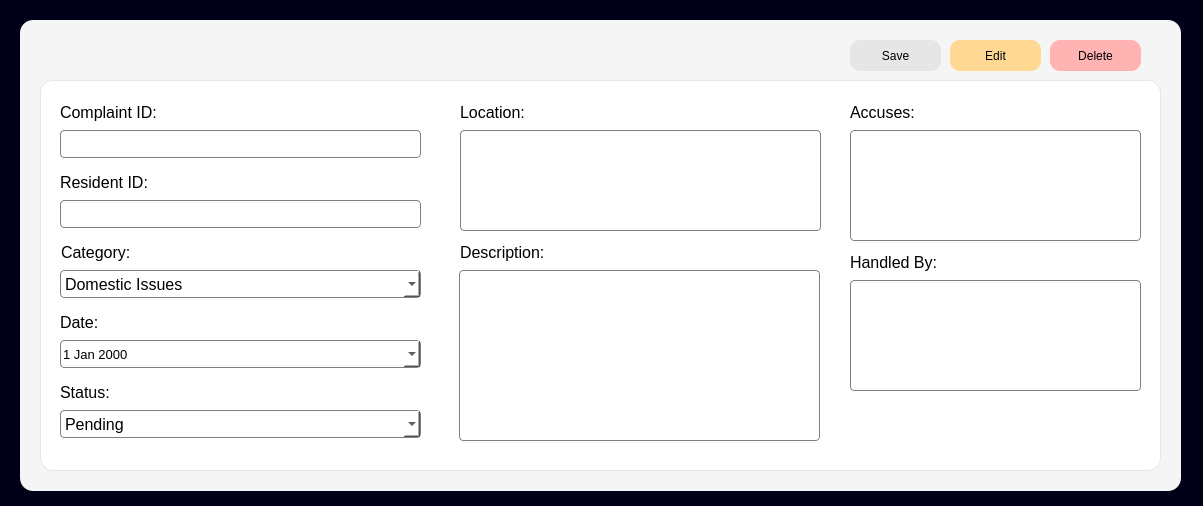
<?xml version="1.0" encoding="UTF-8"?>
<ui version="4.0">
 <class>infoComplaintDialog</class>
 <widget class="QDialog" name="infoComplaintDialog">
  <property name="geometry">
   <rect>
    <x>0</x>
    <y>0</y>
    <width>1203</width>
    <height>506</height>
   </rect>
  </property>
  <property name="windowTitle">
   <string>Complaint Case Information</string>
  </property>
  <property name="styleSheet">
   <string notr="true">background-color: rgb(0, 0, 25);</string>
  </property>
  <widget class="QFrame" name="frame">
   <property name="geometry">
    <rect>
     <x>20</x>
     <y>20</y>
     <width>1161</width>
     <height>471</height>
    </rect>
   </property>
   <property name="styleSheet">
    <string notr="true">background-color: rgb(245, 245, 245);
border-radius: 13px;</string>
   </property>
   <property name="frameShape">
    <enum>QFrame::StyledPanel</enum>
   </property>
   <property name="frameShadow">
    <enum>QFrame::Raised</enum>
   </property>
   <widget class="QFrame" name="frame_2">
    <property name="geometry">
     <rect>
      <x>20</x>
      <y>60</y>
      <width>1121</width>
      <height>391</height>
     </rect>
    </property>
    <property name="styleSheet">
     <string notr="true">background-color: white;
border: 1px solid rgb(230, 230, 230);
border-radius: 13px;</string>
    </property>
    <property name="frameShape">
     <enum>QFrame::StyledPanel</enum>
    </property>
    <property name="frameShadow">
     <enum>QFrame::Raised</enum>
    </property>
    <widget class="QLabel" name="label_resident_id">
     <property name="geometry">
      <rect>
       <x>20</x>
       <y>20</y>
       <width>124</width>
       <height>24</height>
      </rect>
     </property>
     <property name="font">
      <font>
       <pointsize>12</pointsize>
      </font>
     </property>
     <property name="styleSheet">
      <string notr="true">border: 0px</string>
     </property>
     <property name="text">
      <string>Complaint ID:</string>
     </property>
    </widget>
    <widget class="QLineEdit" name="infocomplaint_complaintID_input">
     <property name="geometry">
      <rect>
       <x>20</x>
       <y>50</y>
       <width>361</width>
       <height>28</height>
      </rect>
     </property>
     <property name="font">
      <font>
       <pointsize>12</pointsize>
      </font>
     </property>
     <property name="styleSheet">
      <string notr="true">background-color: white;
border: 1px solid grey;
border-radius: 4px;</string>
     </property>
    </widget>
    <widget class="QLabel" name="label_first_name">
     <property name="geometry">
      <rect>
       <x>20</x>
       <y>90</y>
       <width>111</width>
       <height>24</height>
      </rect>
     </property>
     <property name="font">
      <font>
       <pointsize>12</pointsize>
      </font>
     </property>
     <property name="styleSheet">
      <string notr="true">border: 0px</string>
     </property>
     <property name="text">
      <string>Resident ID:</string>
     </property>
    </widget>
    <widget class="QLabel" name="label_dob">
     <property name="geometry">
      <rect>
       <x>20</x>
       <y>230</y>
       <width>50</width>
       <height>24</height>
      </rect>
     </property>
     <property name="font">
      <font>
       <pointsize>12</pointsize>
      </font>
     </property>
     <property name="styleSheet">
      <string notr="true">border: 0px</string>
     </property>
     <property name="text">
      <string>Date:</string>
     </property>
    </widget>
    <widget class="QLabel" name="label_address">
     <property name="geometry">
      <rect>
       <x>420</x>
       <y>20</y>
       <width>82</width>
       <height>24</height>
      </rect>
     </property>
     <property name="font">
      <font>
       <pointsize>12</pointsize>
      </font>
     </property>
     <property name="styleSheet">
      <string notr="true">border: 0px</string>
     </property>
     <property name="text">
      <string>Location:</string>
     </property>
    </widget>
    <widget class="QComboBox" name="infocomplaint_category_input">
     <property name="geometry">
      <rect>
       <x>20</x>
       <y>190</y>
       <width>361</width>
       <height>28</height>
      </rect>
     </property>
     <property name="font">
      <font>
       <pointsize>12</pointsize>
      </font>
     </property>
     <property name="styleSheet">
      <string notr="true">background-color: white;
border: 1px solid grey;
border-radius: 4px;</string>
     </property>
     <item>
      <property name="text">
       <string>Domestic Issues</string>
      </property>
     </item>
     <item>
      <property name="text">
       <string>Community Disputes</string>
      </property>
     </item>
     <item>
      <property name="text">
       <string>Public Disturbance</string>
      </property>
     </item>
     <item>
      <property name="text">
       <string>Business and Livelihood Issues</string>
      </property>
     </item>
     <item>
      <property name="text">
       <string>Environmental Concerns</string>
      </property>
     </item>
     <item>
      <property name="text">
       <string>Traffic and Road Issues</string>
      </property>
     </item>
     <item>
      <property name="text">
       <string>Criminal Activities</string>
      </property>
     </item>
     <item>
      <property name="text">
       <string>Barangay Ordinance Violations</string>
      </property>
     </item>
    </widget>
    <widget class="QLabel" name="label_first_name_2">
     <property name="geometry">
      <rect>
       <x>21</x>
       <y>160</y>
       <width>87</width>
       <height>24</height>
      </rect>
     </property>
     <property name="font">
      <font>
       <pointsize>12</pointsize>
      </font>
     </property>
     <property name="styleSheet">
      <string notr="true">border: 0px</string>
     </property>
     <property name="text">
      <string>Category:</string>
     </property>
    </widget>
    <widget class="QLabel" name="label_first_name_3">
     <property name="geometry">
      <rect>
       <x>20</x>
       <y>300</y>
       <width>63</width>
       <height>24</height>
      </rect>
     </property>
     <property name="font">
      <font>
       <pointsize>12</pointsize>
      </font>
     </property>
     <property name="styleSheet">
      <string notr="true">border: 0px</string>
     </property>
     <property name="text">
      <string>Status:</string>
     </property>
    </widget>
    <widget class="QComboBox" name="infocomplaint_status_input">
     <property name="geometry">
      <rect>
       <x>20</x>
       <y>330</y>
       <width>361</width>
       <height>28</height>
      </rect>
     </property>
     <property name="font">
      <font>
       <pointsize>12</pointsize>
      </font>
     </property>
     <property name="styleSheet">
      <string notr="true">background-color: white;
border: 1px solid grey;
border-radius: 4px;</string>
     </property>
     <item>
      <property name="text">
       <string>Pending</string>
      </property>
     </item>
     <item>
      <property name="text">
       <string>Completed</string>
      </property>
     </item>
     <item>
      <property name="text">
       <string>Cancelled</string>
      </property>
     </item>
    </widget>
    <widget class="QLabel" name="label_address_2">
     <property name="geometry">
      <rect>
       <x>420</x>
       <y>160</y>
       <width>107</width>
       <height>24</height>
      </rect>
     </property>
     <property name="font">
      <font>
       <pointsize>12</pointsize>
      </font>
     </property>
     <property name="styleSheet">
      <string notr="true">border: 0px</string>
     </property>
     <property name="text">
      <string>Description:</string>
     </property>
    </widget>
    <widget class="QDateEdit" name="infocomplaint_date_input">
     <property name="geometry">
      <rect>
       <x>20</x>
       <y>260</y>
       <width>361</width>
       <height>28</height>
      </rect>
     </property>
     <property name="font">
      <font>
       <pointsize>10</pointsize>
      </font>
     </property>
     <property name="styleSheet">
      <string notr="true">background-color: white;
border: 1px solid grey;
border-radius: 4px;</string>
     </property>
     <property name="calendarPopup">
      <bool>true</bool>
     </property>
    </widget>
    <widget class="QLabel" name="label_address_3">
     <property name="geometry">
      <rect>
       <x>810</x>
       <y>170</y>
       <width>107</width>
       <height>24</height>
      </rect>
     </property>
     <property name="font">
      <font>
       <pointsize>12</pointsize>
      </font>
     </property>
     <property name="styleSheet">
      <string notr="true">border: 0px</string>
     </property>
     <property name="text">
      <string>Handled By:</string>
     </property>
    </widget>
    <widget class="QLabel" name="label_address_4">
     <property name="geometry">
      <rect>
       <x>810</x>
       <y>20</y>
       <width>107</width>
       <height>24</height>
      </rect>
     </property>
     <property name="font">
      <font>
       <pointsize>12</pointsize>
      </font>
     </property>
     <property name="styleSheet">
      <string notr="true">border: 0px</string>
     </property>
     <property name="text">
      <string>Accuses:</string>
     </property>
    </widget>
    <widget class="QTextEdit" name="infocomplaint_description_input">
     <property name="geometry">
      <rect>
       <x>419</x>
       <y>190</y>
       <width>361</width>
       <height>171</height>
      </rect>
     </property>
     <property name="styleSheet">
      <string notr="true">background-color: white;
border: 1px solid grey;
border-radius: 4px;</string>
     </property>
     <property name="html">
      <string>&lt;!DOCTYPE HTML PUBLIC &quot;-//W3C//DTD HTML 4.0//EN&quot; &quot;http://www.w3.org/TR/REC-html40/strict.dtd&quot;&gt;
&lt;html&gt;&lt;head&gt;&lt;meta name=&quot;qrichtext&quot; content=&quot;1&quot; /&gt;&lt;style type=&quot;text/css&quot;&gt;
p, li { white-space: pre-wrap; }
&lt;/style&gt;&lt;/head&gt;&lt;body style=&quot; font-family:'MS Shell Dlg 2'; font-size:8.25pt; font-weight:400; font-style:normal;&quot;&gt;
&lt;p style=&quot;-qt-paragraph-type:empty; margin-top:0px; margin-bottom:0px; margin-left:0px; margin-right:0px; -qt-block-indent:0; text-indent:0px;&quot;&gt;&lt;br /&gt;&lt;/p&gt;&lt;/body&gt;&lt;/html&gt;</string>
     </property>
    </widget>
    <widget class="QTextEdit" name="infocomplaint_location_input">
     <property name="geometry">
      <rect>
       <x>420</x>
       <y>50</y>
       <width>361</width>
       <height>101</height>
      </rect>
     </property>
     <property name="styleSheet">
      <string notr="true">background-color: white;
border: 1px solid grey;
border-radius: 4px;</string>
     </property>
     <property name="html">
      <string>&lt;!DOCTYPE HTML PUBLIC &quot;-//W3C//DTD HTML 4.0//EN&quot; &quot;http://www.w3.org/TR/REC-html40/strict.dtd&quot;&gt;
&lt;html&gt;&lt;head&gt;&lt;meta name=&quot;qrichtext&quot; content=&quot;1&quot; /&gt;&lt;style type=&quot;text/css&quot;&gt;
p, li { white-space: pre-wrap; }
&lt;/style&gt;&lt;/head&gt;&lt;body style=&quot; font-family:'MS Shell Dlg 2'; font-size:8.25pt; font-weight:400; font-style:normal;&quot;&gt;
&lt;p style=&quot;-qt-paragraph-type:empty; margin-top:0px; margin-bottom:0px; margin-left:0px; margin-right:0px; -qt-block-indent:0; text-indent:0px;&quot;&gt;&lt;br /&gt;&lt;/p&gt;&lt;/body&gt;&lt;/html&gt;</string>
     </property>
    </widget>
    <widget class="QTextEdit" name="infocomplaint_accuses_input">
     <property name="geometry">
      <rect>
       <x>810</x>
       <y>50</y>
       <width>291</width>
       <height>111</height>
      </rect>
     </property>
     <property name="styleSheet">
      <string notr="true">background-color: white;
border: 1px solid grey;
border-radius: 4px;</string>
     </property>
     <property name="html">
      <string>&lt;!DOCTYPE HTML PUBLIC &quot;-//W3C//DTD HTML 4.0//EN&quot; &quot;http://www.w3.org/TR/REC-html40/strict.dtd&quot;&gt;
&lt;html&gt;&lt;head&gt;&lt;meta name=&quot;qrichtext&quot; content=&quot;1&quot; /&gt;&lt;style type=&quot;text/css&quot;&gt;
p, li { white-space: pre-wrap; }
&lt;/style&gt;&lt;/head&gt;&lt;body style=&quot; font-family:'MS Shell Dlg 2'; font-size:8.25pt; font-weight:400; font-style:normal;&quot;&gt;
&lt;p style=&quot;-qt-paragraph-type:empty; margin-top:0px; margin-bottom:0px; margin-left:0px; margin-right:0px; -qt-block-indent:0; text-indent:0px;&quot;&gt;&lt;br /&gt;&lt;/p&gt;&lt;/body&gt;&lt;/html&gt;</string>
     </property>
    </widget>
    <widget class="QTextEdit" name="infocomplaint_handledby_input">
     <property name="geometry">
      <rect>
       <x>810</x>
       <y>200</y>
       <width>291</width>
       <height>111</height>
      </rect>
     </property>
     <property name="styleSheet">
      <string notr="true">background-color: white;
border: 1px solid grey;
border-radius: 4px;</string>
     </property>
     <property name="html">
      <string>&lt;!DOCTYPE HTML PUBLIC &quot;-//W3C//DTD HTML 4.0//EN&quot; &quot;http://www.w3.org/TR/REC-html40/strict.dtd&quot;&gt;
&lt;html&gt;&lt;head&gt;&lt;meta name=&quot;qrichtext&quot; content=&quot;1&quot; /&gt;&lt;style type=&quot;text/css&quot;&gt;
p, li { white-space: pre-wrap; }
&lt;/style&gt;&lt;/head&gt;&lt;body style=&quot; font-family:'MS Shell Dlg 2'; font-size:8.25pt; font-weight:400; font-style:normal;&quot;&gt;
&lt;p style=&quot;-qt-paragraph-type:empty; margin-top:0px; margin-bottom:0px; margin-left:0px; margin-right:0px; -qt-block-indent:0; text-indent:0px;&quot;&gt;&lt;br /&gt;&lt;/p&gt;&lt;/body&gt;&lt;/html&gt;</string>
     </property>
    </widget>
    <widget class="QLineEdit" name="infocomplaint_residentID_input">
     <property name="geometry">
      <rect>
       <x>20</x>
       <y>120</y>
       <width>361</width>
       <height>28</height>
      </rect>
     </property>
     <property name="font">
      <font>
       <pointsize>12</pointsize>
      </font>
     </property>
     <property name="styleSheet">
      <string notr="true">background-color: white;
border: 1px solid grey;
border-radius: 4px;</string>
     </property>
    </widget>
   </widget>
   <widget class="QPushButton" name="saveCompBtn">
    <property name="geometry">
     <rect>
      <x>830</x>
      <y>20</y>
      <width>91</width>
      <height>31</height>
     </rect>
    </property>
    <property name="font">
     <font>
      <family>System</family>
      <weight>50</weight>
      <bold>false</bold>
     </font>
    </property>
    <property name="styleSheet">
     <string notr="true">background-color: rgb(230, 230, 230);
border-radius: 10px;
color: black;</string>
    </property>
    <property name="text">
     <string>Save</string>
    </property>
   </widget>
   <widget class="QPushButton" name="updCompBtn">
    <property name="geometry">
     <rect>
      <x>930</x>
      <y>20</y>
      <width>91</width>
      <height>31</height>
     </rect>
    </property>
    <property name="font">
     <font>
      <family>System</family>
      <weight>50</weight>
      <bold>false</bold>
     </font>
    </property>
    <property name="styleSheet">
     <string notr="true">background-color: rgb(255, 217, 148);
border-radius: 10px;
color: black;</string>
    </property>
    <property name="text">
     <string>Edit</string>
    </property>
    <property name="icon">
     <iconset>
      <normaloff>:/icons/pencil.png</normaloff>:/icons/pencil.png</iconset>
    </property>
   </widget>
   <widget class="QPushButton" name="delCompBtn">
    <property name="geometry">
     <rect>
      <x>1030</x>
      <y>20</y>
      <width>91</width>
      <height>31</height>
     </rect>
    </property>
    <property name="font">
     <font>
      <family>System</family>
      <weight>50</weight>
      <bold>false</bold>
     </font>
    </property>
    <property name="styleSheet">
     <string notr="true">background-color: rgb(255, 179, 179);
border-radius: 10px;
color: black;</string>
    </property>
    <property name="text">
     <string>Delete</string>
    </property>
    <property name="icon">
     <iconset>
      <normaloff>:/icons/trash.png</normaloff>:/icons/trash.png</iconset>
    </property>
   </widget>
  </widget>
 </widget>
 <resources/>
 <connections/>
</ui>
